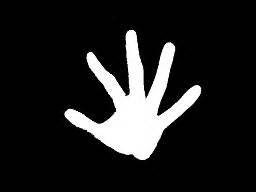
#> input picture convexhull/hand.jpg, 256 x 192 px
$ python hull_hand.py
#> lines starting #> are read from the running program, lines starting #| are printed output that depends on the picture; after the words box and inside, x2 and y2 are one past the last pixel; in counts of white or black regions, pixels touching at a corner belong together
import cv2
import numpy as np

img = cv2.imread('hand.jpg')
#> img is the input picture: shape (192, 256, 3); min 0, max 255, mean 34.1
img_gray = cv2.cvtColor(img,cv2.COLOR_BGR2GRAY)
ret, thresh = cv2.threshold(img_gray,0,255,cv2.THRESH_BINARY+cv2.THRESH_OTSU)
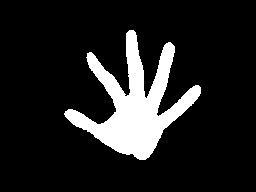
#> thresh: shape (192, 256); 13.1% white; 1 white region
#> ret = 125
contours,hierarchy = cv2.findContours(thresh,2,1)
#> contours = 1 contour; box (x1, y1, x2, y2) and area: (64, 30, 201, 160) 6105
cnt = contours[0]
#> cnt = contour of 644 points, box (x1, y1, x2, y2) (64, 30, 201, 160), area 6105
hull = cv2.convexHull(cnt,returnPoints = False)
#> hull = 22 values, max 640 at index 0, min 0 at index 21, mean 319
defects = cv2.convexityDefects(cnt,hull)
#> defects = 15 rows, first 6: [0, 118, 65, 14472], [118, 231, 177, 12247], [232, 234, 233, 114], [242, 245, 243, 142], [245, 276, 255, 698], [276, 286, 281, 220]
print(cnt)
#> (printed output is left out)
for i in range(defects.shape[0]):
    s,e,f,d = defects[i,0]
    start = tuple(cnt[s][0])
    end = tuple(cnt[e][0])
    far = tuple(cnt[f][0])
    cv2.line(img,start,end,[0,255,0],2)
    cv2.circle(img,far,5,[0,0,255],-1)
#> this loop made 15 passes
#> (s, e, f, d, start, end, far) on passes 1 to 12: (0, 118, 65, 14472, (129, 30), (87, 53), (128, 95)), (118, 231, 177, 12247, (87, 53), (64, 113), (116, 111)), (232, 234, 233, 114, (64, 114), (65, 116), (65, 115)), (242, 245, 243, 142, (73, 124), (76, 126), (74, 124)), (245, 276, 255, 698, (76, 126), (105, 144), (86, 129)), (276, 286, 281, 220, (105, 144), (115, 150), (110, 146)), (286, 290, 287, 114, (115, 150), (119, 152), (116, 150)), (290, 311, 303, 858, (119, 152), (139, 159), (132, 153)), (317, 320, 319, 142, (145, 159), (148, 157), (147, 157)), (321, 379, 347, 1691, (149, 156), (193, 103), (162, 130)), (379, 384, 380, 160, (193, 103), (197, 98), (193, 102)), (384, 387, 385, 142, (197, 98), (199, 95), (197, 97))
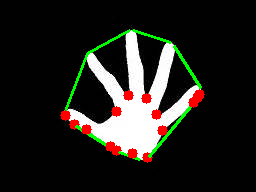
#> img: shape (192, 256, 3); 4.13% of pixels changed, all inside (x1, y1, x2, y2) = (60, 29, 205, 163)

cv2.imshow('img',img)

if (cv2.waitKey(0)==27):
#> (key Esc is pressed here)
    cv2.destroyAllWindows()
